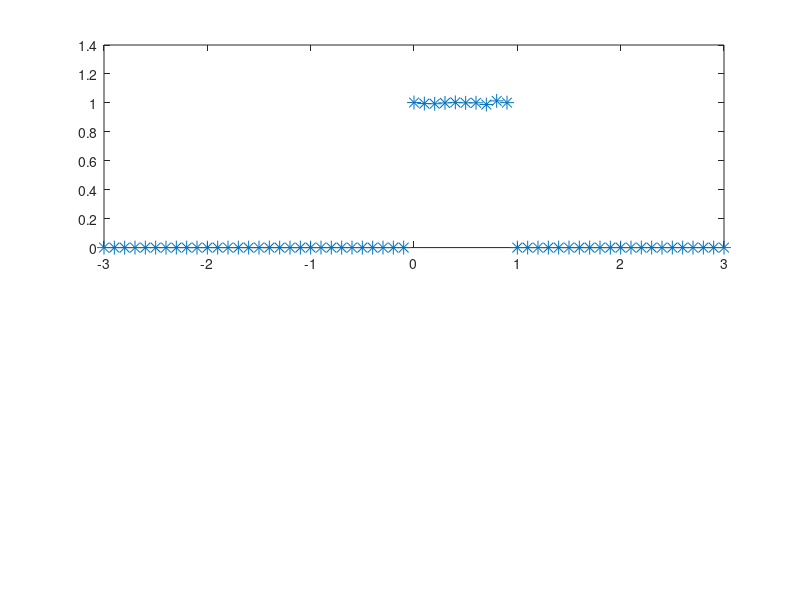

The MATLAB script that drew this image: (Note: this script raises an error after producing the figure.)
clc;
clear;
close all;
N=100000;
x=rand(1,N);
step=0.1;
Range=-3:step:3;
h=histc(x,Range);
pdf=h./(step.*sum(h))
subplot(2,1,1)
plot(Range,pdf,'*','markersize',10)
b=1;
a=0;
N=size(h)

N=N(1,2)

hold on
syms X
f=rectangularPulse(a,b,X);
fplot(f)
hold on
cdff=zeros(1,N)
cdff(1)=h(1)/sum(h);
for i=2:N
    cdff(i)=cdff(i-1)+h(i)/sum(h)
end
subplot(2,1,2)
plot(Range,cdff,'*','markersize',15)
axis([-3 3 0 1.2])
hold on
cdf=int(f,X,-3,X)
fplot(cdf)
u=mean(x)
sigma=var(x)